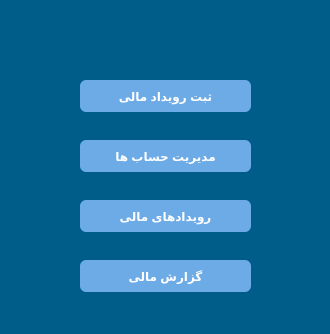
<?xml version="1.0" encoding="UTF-8"?>
<ui version="4.0">
 <class>Form</class>
 <widget class="QWidget" name="Form">
  <property name="geometry">
   <rect>
    <x>0</x>
    <y>0</y>
    <width>330</width>
    <height>334</height>
   </rect>
  </property>
  <property name="windowTitle">
   <string>Form</string>
  </property>
  <property name="styleSheet">
   <string notr="true">QWidget {
    background-color: rgb(0, 92, 137);
	color: white
}
</string>
  </property>
  <widget class="QPushButton" name="ConfirmEventButton">
   <property name="geometry">
    <rect>
     <x>80</x>
     <y>80</y>
     <width>171</width>
     <height>32</height>
    </rect>
   </property>
   <property name="styleSheet">
    <string notr="true">QPushButton {
	font: 16pt &quot;.AppleSystemUIFont&quot;;
    background-color:rgb(109, 171, 231);
    color: white;
    border-radius: 6px;
    padding: 6px 12px;
    font-weight: bold;
}
QPushButton:hover {
    background-color: rgb(109, 160, 200);
}

</string>
   </property>
   <property name="text">
    <string>ثبت رویداد مالی</string>
   </property>
  </widget>
  <widget class="QLabel" name="fullnamelabel">
   <property name="geometry">
    <rect>
     <x>20</x>
     <y>20</y>
     <width>291</width>
     <height>21</height>
    </rect>
   </property>
   <property name="styleSheet">
    <string notr="true">
QLabel {
    background-color: rgba(0, 0, 0, 0);
    border: none;
    color: white;
    font: 16pt &quot;.AppleSystemUIFont&quot;;
}

</string>
   </property>
   <property name="text">
    <string/>
   </property>
  </widget>
  <widget class="QPushButton" name="AccountsButton">
   <property name="geometry">
    <rect>
     <x>80</x>
     <y>140</y>
     <width>171</width>
     <height>32</height>
    </rect>
   </property>
   <property name="styleSheet">
    <string notr="true">QPushButton {
	font: 16pt &quot;.AppleSystemUIFont&quot;;
    background-color:rgb(109, 171, 231);
    color: white;
    border-radius: 6px;
    padding: 6px 12px;
    font-weight: bold;
}
QPushButton:hover {
    background-color: rgb(109, 160, 200);
}

</string>
   </property>
   <property name="text">
    <string>مدیریت حساب ها</string>
   </property>
  </widget>
  <widget class="QPushButton" name="FinancialReportButton">
   <property name="geometry">
    <rect>
     <x>80</x>
     <y>260</y>
     <width>171</width>
     <height>32</height>
    </rect>
   </property>
   <property name="styleSheet">
    <string notr="true">QPushButton {
	font: 16pt &quot;.AppleSystemUIFont&quot;;
    background-color:rgb(109, 171, 231);
    color: white;
    border-radius: 6px;
    padding: 6px 12px;
    font-weight: bold;
}
QPushButton:hover {
    background-color: rgb(109, 160, 200);
}

</string>
   </property>
   <property name="text">
    <string>گزارش مالی</string>
   </property>
  </widget>
  <widget class="QPushButton" name="EventsButton">
   <property name="geometry">
    <rect>
     <x>80</x>
     <y>200</y>
     <width>171</width>
     <height>32</height>
    </rect>
   </property>
   <property name="styleSheet">
    <string notr="true">QPushButton {
	font: 16pt &quot;.AppleSystemUIFont&quot;;
    background-color:rgb(109, 171, 231);
    color: white;
    border-radius: 6px;
    padding: 6px 12px;
    font-weight: bold;
}
QPushButton:hover {
    background-color: rgb(109, 160, 200);
}

</string>
   </property>
   <property name="text">
    <string>رویدادهای مالی</string>
   </property>
  </widget>
 </widget>
 <resources/>
 <connections/>
</ui>
